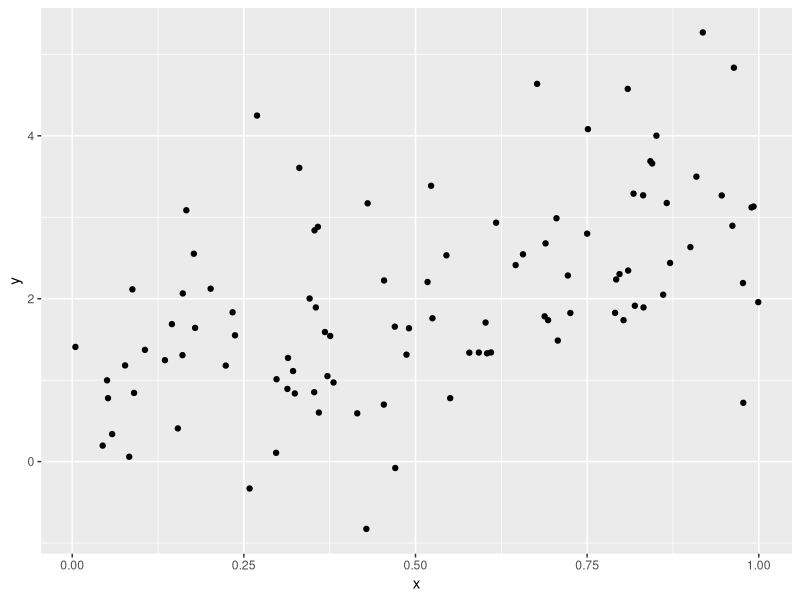

Here is the R script that generated this plot:
## ---- chunk 1
library(tidyverse)

plot_df = 
  tibble(
    x = runif(100),
    y = 1 + 2 * x + rnorm(100)
  )

plot_df |> 
  ggplot(aes(x = x, y = y)) +
  geom_point()
